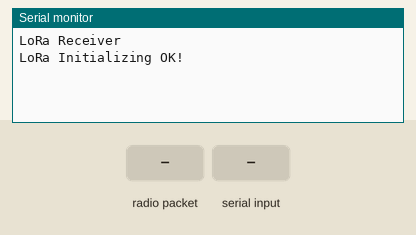
A sketch run on a simulated ESP32. Parts: the last lines printed to the serial monitor. The test bench sets the inputs (shaded band). No radio packets arrive unless stated; nothing arrives over Bluetooth unless stated.

Above: at 1.2 s.
1.3 s: radio packet "PW" arrives
At 3.1 s:
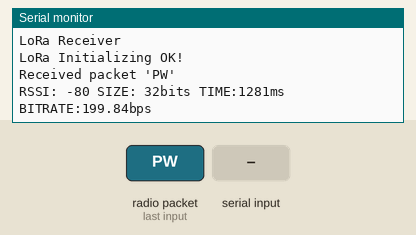
3.8 s: "PW\n" received over Serial
At 4.2 s:
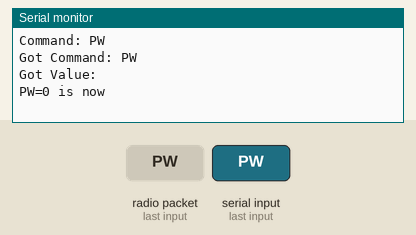
5.3 s: "SF\n" received over the second serial link
At 6.5 s:
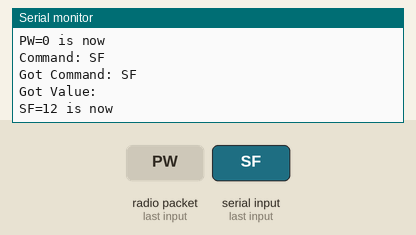
6.8 s: radio packet "SF" arrives
At 7.6 s:
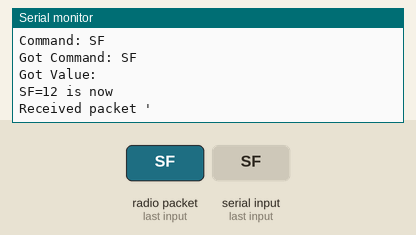
9.3 s: "BW\n" received over Serial
At 10.5 s:
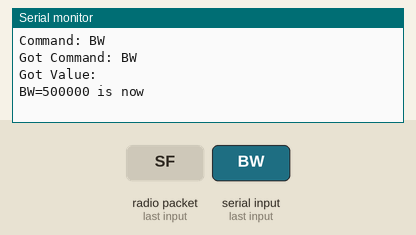
10.8 s: "LG\n" received over the second serial link
At 11.9 s:
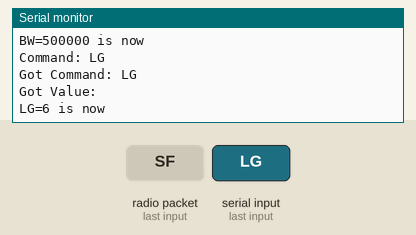

The sketch:

ESP32-BaseKit.ino
```cpp
 /*********
  Modified from the examples of the Arduino LoRa library
  More resources: https://randomnerdtutorials.com
*********/

#include <SPI.h>
#include <LoRa.h>
#include "BluetoothSerial.h"

//define the pins used by the transceiver module
#define ss 5
#define rst 14
#define dio0 2

#define BLE true

#if !defined(CONFIG_BT_ENABLED) || !defined(CONFIG_BLUEDROID_ENABLED)
#error Bluetooth is not enabled! Please run `make menuconfig` to and enable it
#endif

String command;
String var;
String val;

unsigned long startTime = 0;
unsigned long endTime = 0;
unsigned long deltaT = 0;
float bitrate = 0;

float avgBitrate = 0;
unsigned long totalPacketsRecieved = 0;
unsigned long avgDeltaT = 0;

char buffer[7];
int PW = 0; // current TX-PW rating
int SF = 12; // current SF
long BW = 500E3; // current BW
int LG = 6; // LNA Gain

BluetoothSerial SerialBT;

void print(String msg){
  Serial.print(msg);
  if (BLE)
    SerialBT.print(msg);
}

void println(String msg){
  Serial.println(msg);
  if (BLE)
    SerialBT.println(msg);
}

void setup() {
  //initialize Serial Monitor
  Serial.begin(115200);
  SerialBT.begin("RIT-BaseKit-RX"); //Bluetooth device name
  while (!Serial);
  println("LoRa Receiver");

  //setup LoRa transceiver module
  LoRa.setPins(ss, rst, dio0);

 //replace the LoRa.begin(---E-) argument with your location's frequency
  //433E6 for Asia
  //866E6 for Europe
  //915E6 for North America
  while (!LoRa.begin(915E6)) {
    println(".");
    delay(500);
  }

  LoRa.setSpreadingFactor(SF);
  LoRa.setSignalBandwidth(BW);
  LoRa.setGain(LG);
   // Change sync word (0xF3) to match the receiver
  // The sync word assures you don't get LoRa messages from other LoRa transceivers
  // ranges from 0-0xFF
  LoRa.setSyncWord(0xF3);
  LoRa.dumpRegisters(Serial);
  LoRa.dumpRegisters(SerialBT);
  println("LoRa Initializing OK!");

  startTime = millis();
}

void updateRegisters(Stream& in) {
    command = in.readStringUntil('\n');
    command.trim();
    var = command.substring(0,2);
    val = command.substring(3);

    print("Command: ");
    println(command);

    print("Got Command: ");
    println(var);

    print("Got Value: ");
    println(val);

    if(var.equals("PW")){ // Adjust TX Power
      print("PW=");
      itoa(PW, buffer, 10);
      print(buffer);
      print(" is now ");
      println(val);
      PW = val.toInt();
    } else if(var.equals("SF")){ // Adjust Spreading Factor
      print("SF=");
      itoa(SF, buffer, 10);
      print(buffer);
      print(" is now ");
      println(val);
      SF = val.toInt();
      LoRa.setSpreadingFactor(SF);
    } else if(var.equals("BW")){   // Adjust Bandwidth
      print("BW=");
      ltoa(BW, buffer, 10);
      print(buffer);
      print(" is now ");
      println(val);
      BW = val.toInt();
      LoRa.setSignalBandwidth(BW);
    } else if (var.equals("LG")) {
      print("LG=");
      itoa(LG, buffer, 10);
      print(buffer);
      print(" is now ");
      println(val);
      LG = val.toInt();
      LoRa.setGain(LG);
    } else if (var.equals("RR")) { // Dump Register contents
      println("Dumpuing register contents");
      LoRa.dumpRegisters(Serial);
      LoRa.dumpRegisters(SerialBT);
      print("BW=");
      ltoa(BW, buffer, 10);
      print(buffer);
      print(" SF=");
      itoa(SF, buffer, 10);
      print(buffer);
      print(" LG=");
      itoa(LG, buffer, 10);
      print(buffer);
      print(" PW=");
      itoa(PW, buffer, 10);
      println(buffer);
      print("Packets Recieved=");
      utoa(totalPacketsRecieved, buffer, 10);
      println(buffer);
      print("Average Time Delta=");
      utoa(avgDeltaT, buffer, 10);
      print(buffer);
      println("ms");
      print("Average Bitrate=");
      print(String(avgBitrate));
      println("bps");
    }
      else {
      Serial.println("Command not recognizied");
    }
}

void loop() {
    if (Serial.available()) {
      updateRegisters(Serial);
    } else if (SerialBT.available()) {
       updateRegisters(SerialBT);
    }
    else {
      // try to parse packet
      int packetSize = LoRa.parsePacket();
      if (packetSize) {

        endTime = millis(); // GOT A PACKET! Timestamp.
        // received a packet
        Serial.print("Received packet '");

        // read packet
        while (LoRa.available()) {
          String LoRaData = LoRa.readString();
          print(LoRaData);
        }
        println("'");


        // print RSSI of packet
        print("RSSI: ");
        print(itoa(LoRa.packetRssi(), buffer, 10));
        packetSize = (packetSize*8) + 16; // Factor in sync word size when making calculating
        // print packet size
        print(" SIZE: ");
        print(itoa(packetSize, buffer, 10));
        print("bits");

        deltaT = (endTime - startTime);
        // Calculate new average time
        if (avgDeltaT != 0) {
          avgDeltaT = ((avgDeltaT*totalPacketsRecieved)+deltaT)/(totalPacketsRecieved+1);
        } else {
          avgDeltaT = deltaT;
        }
        print(" TIME:");
        print(utoa(deltaT, buffer, 10));
        print("ms ");
        startTime = endTime;


        if (deltaT > 0) {
          bitrate = ((float)packetSize*8)/((float)deltaT/1000);
          print(" BITRATE:");
          print(String(bitrate));
          print("bps ");

          if (bitrate != 0) {
            avgBitrate = ((avgBitrate*totalPacketsRecieved)+bitrate)/(totalPacketsRecieved+1);
          } else {
            avgBitrate = bitrate;
          }
        }

        totalPacketsRecieved+=1;
        println("");
      }

  }
}
```

Measured:
- after the input at 1.3 s, the serial monitor: prints a new line at once (image 1)
- after the input at 3.8 s, the serial monitor: prints a new line at once (image 2)
- after the input at 5.3 s, the serial monitor: prints a new line at once (image 3)
- after the input at 6.8 s, the serial monitor: prints a new line at once (image 4)
- after the input at 9.3 s, the serial monitor: prints a new line at once (image 5)
- after the input at 10.8 s, the serial monitor: prints a new line at once (image 6)
